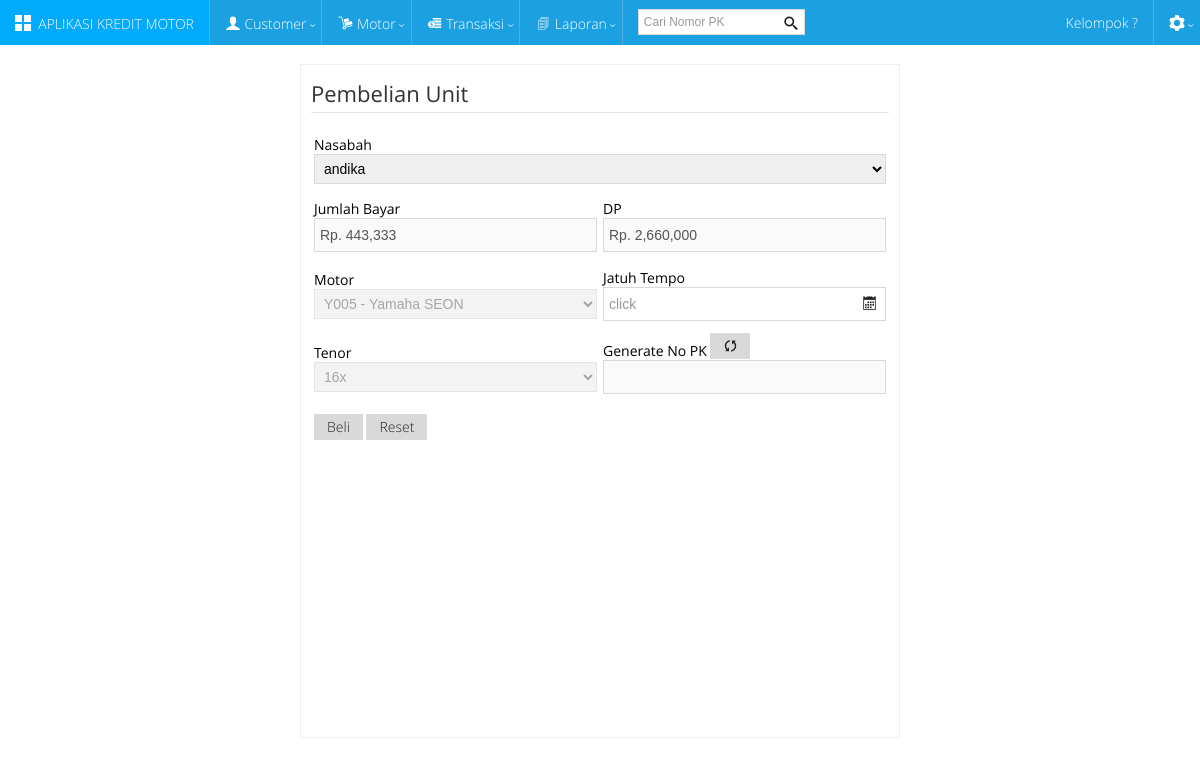
The page /?page=pembelian_unit&id_ang=23&tenor=5 on the database its author committed.
### tables this page shows
CREATE TABLE `m_angsuran` (
  `KODE_ANGSUR` int(20) NOT NULL,
  `KODE_MOTOR` varchar(50) default NULL,
  `DP` int(20) default NULL,
  `BUNGA` int(20) default NULL,
  `10X` int(20) default NULL,
  `16X` int(20) default NULL,
  `22X` int(20) default NULL,
  `28X` int(20) default NULL,
  `36X` int(20) default NULL,
  `IS_ACTIVE` varchar(2) default NULL,
  PRIMARY KEY  (`KODE_ANGSUR`)
);

CREATE TABLE `m_motor` (
  `KODE_MOTOR` varchar(10) NOT NULL,
  `MEREK` varchar(50) default NULL,
  `TYPE` varchar(50) default NULL,
  `OTR` varchar(50) default NULL,
  `HARGA` int(20) default NULL,
  `TAHUN` varchar(50) default NULL,
  `IS_ACTIVE` varchar(2) default NULL,
  PRIMARY KEY  (`KODE_MOTOR`)
);

### form/pay_angsuran.php (the view, shortened to what this page needs)
<form action="system/proses_simpan.php" method="post">
  <table width="50%" border="0" align="center" cellpadding="10" cellspacing="3" style="border: solid 1px #efefef;">
    <tr>
      <td><fieldset>
      <legend>Pembelian Unit</legend>
      <?php
			$id_ang = $_GET['id_ang'];
			$tenor = $_GET['tenor'];
			if (!($query7 = mysql_query("SELECT * FROM M_ANGSURAN where kode_angsur = $id_ang "))) die("SQL Error");
			while($res7 = mysql_fetch_array($query7)) {
		?>
      <table width="100%" border="0" cellspacing="0" cellpadding="3">
        <tr>
          <td colspan="2"><lable>Nasabah</lable>
            <div class="input-control select" data-role="input-control">
            <select value="<?php echo $nasabah; ?>" name="nasabah" id="nasabah">
              <?php
				  	if (!($query = mysql_query("SELECT * FROM M_CUSTOMER ORDER BY nasabah"))) die("SQL Error");
					while($res = mysql_fetch_array($query)) {
						echo '<option value="'.$res[0].'">'.$res[1].'</option>';
					}
				  ?>
            </select>
          </div></td>
          </tr>
        <tr>
          <td width="50%">Jumlah Bayar
<div class="input-control text " data-role="input-control" >
            <input value="<?php echo "Rp. ".number_format($res7[$tenor]); ?>"  type="text"  disabled="disabled" />
          </div></td>
          <td width="50%">DP
            <div class="input-control text " data-role="input-control" >
            <input value="<?php echo "Rp. ".number_format($res7[2]); ?>"  type="text"  disabled="disabled" />
          </div></td>
          </tr>
        <tr>
          <td>
          	Motor
          	<div class="input-control select" data-role="input-control">
          	  <select value="<?php echo $motor; ?>"  disabled="disabled">
                <?php
				  	if (!($query = mysql_query("SELECT * FROM M_MOTOR ORDER BY merek"))) die("SQL Error");
					while($res = mysql_fetch_array($query)) {
					?>
                <option value="<?php echo $res[0];?>" selected="selected" <?php if ($res[0] == $res7[1]) { echo "selected='selected'";}?>><?php echo $res[0]." - ".$res[1]." ".$res[2];?></option>
                <?php
					}
				  ?>
              </select>
          	</div>            </td>
          <td><lable>Jatuh Tempo</lable>
            <div class="input-control text" data-role="datepicker"
        data-format="dd/mm/yyyy"
        data-position="top"
        data-effect="fade">
            <input name="jatuh_tempo" type="text" id="jatuh_tempo" placeholder="click">
            <button class="btn-date" type="button" tabindex="-1"></button>
            </div></td>
        </tr>
        <tr>
          <td><lable>Tenor</lable>
            <div class="input-control select" data-role="input-control">
          	<select disabled="disabled">
              <option value="16x" <?php if ($tenor == 5 ){ echo 'selected="selected"';}?>>16x</option>
            </select>
            </div></td>
          <td valign="top"><label>Generate No PK
          <button onclick="onClickGenerate()" type="button" style="margin-top: -13px; margin-left: 0px;"><span class="icon-cycle"></span></button> </label>
            <div class="input-control text " data-role="input-control" >
            <input value="<?php echo $no_pk; ?>" type="text" id="no_pk2" disabled="disabled" style="margin-top: -5px;" >
            </div></td>
        </tr>
        <tr>
          <td><input name="btn_beli" type="submit" id="btn_beli" value="Beli">
            <input name="Reset" type="reset" value="Reset"></td>
          <td>&nbsp;</td>
        </tr>
      </table>
      <?php } ?>
      <span class="input-control text">
      </span>
      <span class="input-control text">
      </span>
      <span class="input-control text">
      </span>
      <span class="input-control text">
      </span>
      <span class="input-control text ">
      </span>
      <span class="input-control text ">
      </span>
      </fieldset></td>
    </tr>
  </table>
</form>

### rows shown on the page
m_angsuran: 16X "Rp. 443,333", DP "Rp. 2,660,000", KODE_MOTOR.KODE_MOTOR "Y005 - Yamaha SEON"

### other values the page prints
form field nasabah "andika"
